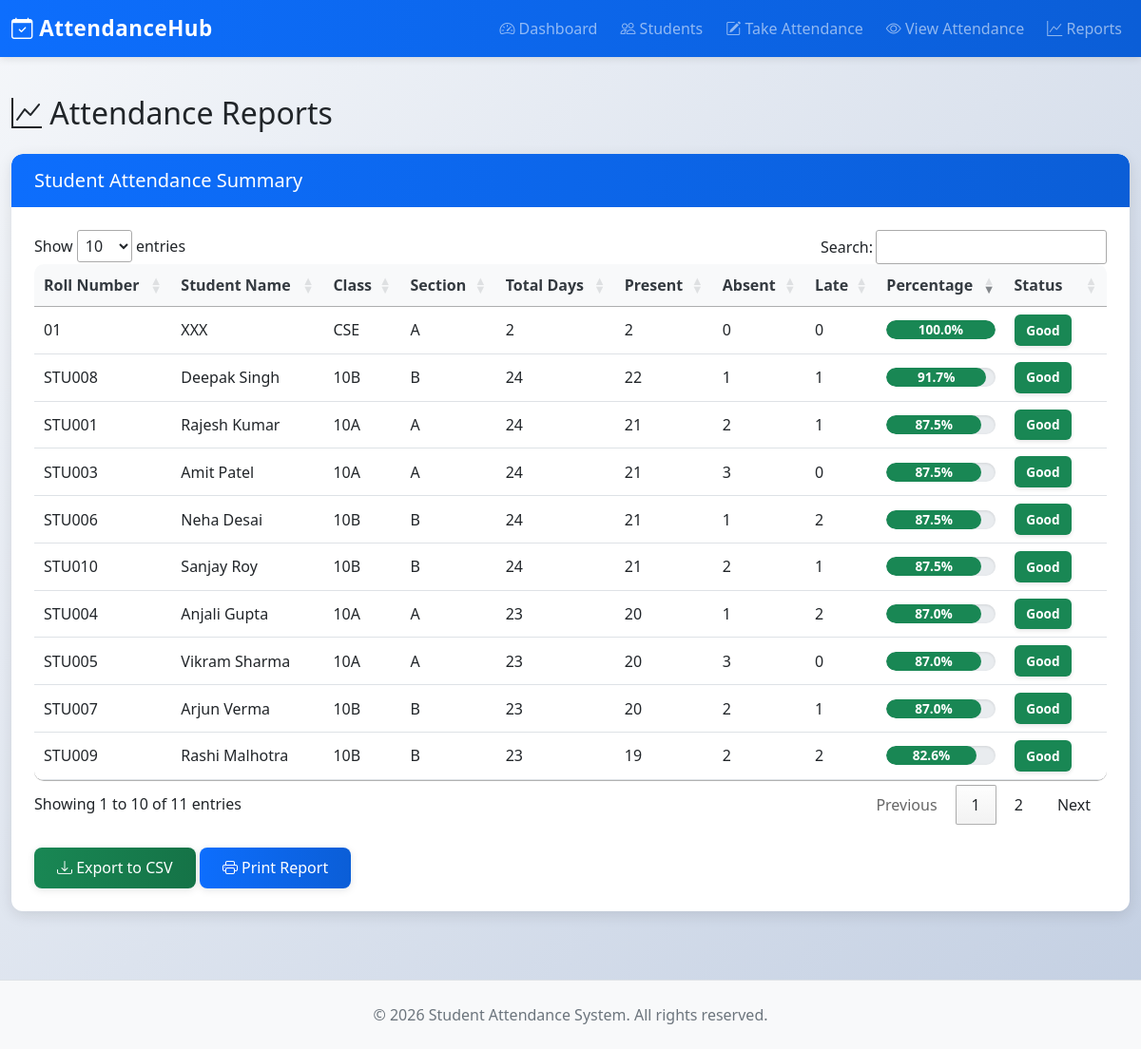
Page /reports on the committed database.
### tables this page shows
CREATE TABLE students (
            id INTEGER PRIMARY KEY AUTOINCREMENT,
            roll_number TEXT UNIQUE NOT NULL,
            name TEXT NOT NULL,
            class_name TEXT NOT NULL,
            section TEXT,
            email TEXT,
            phone TEXT,
            created_at TIMESTAMP DEFAULT CURRENT_TIMESTAMP
        );

### app.py (the view)
@app.route('/reports')
def reports():
    students_list = database.get_all_students()
    reports_data = []
    for student in students_list:
        summary = database.get_student_attendance_summary(student[0])
        if summary and summary[0] > 0:
            reports_data.append({
                'roll_number': student[1],
                'name': student[2],
                'class': student[3],
                'section': student[4],
                'total_days': summary[0],
                'present': summary[1],
                'absent': summary[2],
                'late': summary[3],
                'percentage': summary[4]
            })
    return render_template('reports.html', reports=reports_data)

### database.py (called while the page is built)
def get_connection():
    return sqlite3.connect(DB_PATH)

def get_all_students():
    conn = get_connection()
    cursor = conn.cursor()
    cursor.execute('SELECT * FROM students ORDER BY roll_number')
    students = cursor.fetchall()
    conn.close()
    return students

def get_student_attendance_summary(student_id, start_date=None, end_date=None):
    conn = get_connection()
    cursor = conn.cursor()
    query = '''
        SELECT
            COUNT(*) as total_days,
            SUM(CASE WHEN status = 'Present' THEN 1 ELSE 0 END) as present_count,
            SUM(CASE WHEN status = 'Absent' THEN 1 ELSE 0 END) as absent_count,
            SUM(CASE WHEN status = 'Late' THEN 1 ELSE 0 END) as late_count,
            ROUND(CAST(SUM(CASE WHEN status = 'Present' THEN 1 ELSE 0 END) AS FLOAT) / COUNT(*) * 100, 2) as percentage
        FROM attendance
        WHERE student_id = ?
    '''
    params = [student_id]
    if start_date and end_date:
        query += ' AND date BETWEEN ? AND ?'
        params.extend([start_date, end_date])
    cursor.execute(query, params)
    summary = cursor.fetchone()
    conn.close()
    return summary

### templates/reports.html (shortened to what this page needs)
{% extends "base.html" %}
{% block content %}
<h2 class="mb-4"><i class="bi bi-graph-up"></i> Attendance Reports</h2>
<div class="card">
    <div class="card-header bg-primary text-white">
        <h5 class="mb-0">Student Attendance Summary</h5>
    </div>
    <div class="card-body">
        <div class="table-responsive">
            <table class="table table-hover" id="reportsTable">
                <thead>
                    <tr>
                        <th>Roll Number</th>
                        <th>Student Name</th>
                        <th>Class</th>
                        <th>Section</th>
                        <th>Total Days</th>
                        <th>Present</th>
                        <th>Absent</th>
                        <th>Late</th>
                        <th>Percentage</th>
                        <th>Status</th>
                    </tr>
                </thead>
                <tbody>
                    {% for report in reports %}
                    <tr>
                        <td>{{ report.roll_number }}</td>
                        <td>{{ report.name }}</td>
                        <td>{{ report.class }}</td>
                        <td>{{ report.section }}</td>
                        <td>{{ report.total_days }}</td>
                        <td>{{ report.present }}</td>
                        <td>{{ report.absent }}</td>
                        <td>{{ report.late }}</td>
                        <td>
                            <div class="progress" style="height: 20px;">
                                <div class="progress-bar {% if report.percentage >= 75 %}bg-success{% elif report.percentage >= 60 %}bg-warning{% else %}bg-danger{% endif %}"
                                     role="progressbar"
                                     style="width: {{ report.percentage }}%">
                                    {{ "%.1f"|format(report.percentage) }}%
                                </div>
                            </div>
                        </td>
                        <td>
                            {% if report.percentage >= 75 %}
                            <span class="badge bg-success">Good</span>
                            {% elif report.percentage >= 60 %}
                            <span class="badge bg-warning">Average</span>
                            {% else %}
                            <span class="badge bg-danger">Poor</span>
                            {% endif %}
                        </td>
                    </tr>
                    {% endfor %}
                </tbody>
            </table>
        </div>
        <div class="mt-4">
            <button class="btn btn-success" onclick="exportToCSV()">
                <i class="bi bi-download"></i> Export to CSV
            </button>
            <button class="btn btn-primary" onclick="window.print()">
                <i class="bi bi-printer"></i> Print Report
            </button>
        </div>
    </div>
</div>
{% endblock %}
{% block scripts %}
<link rel="stylesheet" href="https://cdn.datatables.net/1.11.5/css/jquery.dataTables.min.css">
{% endblock %}

### static/style.css (style rules this page uses)
:root { --primary-color: #0d6efd; --success-color: #198754; --danger-color: #dc3545; --warning-color: #ffc107; --info-color: #0dcaf0; --light-gray: #f8f9fa; --dark-gray: #343a40; }
* { margin: 0; padding: 0; box-sizing: border-box; }
body { background: linear-gradient(135deg, #f5f7fa 0%, #c3cfe2 100%); font-family: 'Segoe UI', Tahoma, Geneva, Verdana, sans-serif; min-height: 100vh; display: flex; flex-direction: column; }
.card { border: none; border-radius: 12px; box-shadow: 0 4px 15px rgba(0, 0, 0, 0.1); transition: all 0.4s cubic-bezier(0.25, 0.46, 0.45, 0.94); overflow: hidden; }
.card-header { border-radius: 12px 12px 0 0 !important; font-weight: 600; border: none; background: linear-gradient(90deg, var(--primary-color) 0%, #0b5ed7 100%) !important; color: white !important; padding: 1rem 1.5rem; }
.card-body { padding: 1.5rem; }
.btn { border-radius: 8px; padding: 0.6rem 1.5rem; font-weight: 500; transition: all 0.3s ease; border: none; box-shadow: 0 2px 8px rgba(0, 0, 0, 0.1); }
.btn-primary { background: linear-gradient(90deg, #0d6efd 0%, #0b5ed7 100%); border: none; }
.btn-success { background: linear-gradient(90deg, #198754 0%, #157347 100%); border: none; }
.badge { padding: 0.6rem 0.8rem; font-size: 0.85rem; font-weight: 600; border-radius: 6px; box-shadow: 0 2px 4px rgba(0, 0, 0, 0.1); }
.table { background-color: white; border-radius: 10px; overflow: hidden; }
.table thead th { background-color: #f8f9fa; border-bottom: 2px solid #dee2e6; font-weight: 600; color: var(--dark-gray); padding: 1rem; }
.table tbody tr { transition: all 0.3s ease; border-bottom: 1px solid #dee2e6; }
.table tbody td { padding: 1rem; vertical-align: middle; }
.progress { border-radius: 10px; background-color: #e9ecef; height: 24px; box-shadow: inset 0 1px 3px rgba(0, 0, 0, 0.1); }
.progress-bar { border-radius: 10px; font-weight: 600; font-size: 0.85rem; line-height: 24px; transition: width 0.6s ease; }
.card { animation: fadeIn 0.5s ease-out; }
.card i { transition: all 0.3s ease; }

### rows in the picture
students: roll_number "01", name "XXX", class "CSE", section "A", total_days "2", present "2", absent "0", late "0", percentage "100.0"
students: roll_number "STU001", name "Rajesh Kumar", class "10A", section "A", total_days "24", present "21", absent "2", late "1", percentage "87.5"
students: roll_number "STU003", name "Amit Patel", class "10A", section "A", total_days "24", present "21", absent "3", late "0", percentage "87.5"
students: roll_number "STU004", name "Anjali Gupta", class "10A", section "A", total_days "23", present "20", absent "1", late "2", {{ report.percentage }} 86.96 (drawn), percentage "87.0"
students: roll_number "STU005", name "Vikram Sharma", class "10A", section "A", total_days "23", present "20", absent "3", late "0", {{ report.percentage }} 86.96 (drawn), percentage "87.0"
students: roll_number "STU006", name "Neha Desai", class "10B", section "B", total_days "24", present "21", absent "1", late "2", percentage "87.5"
students: roll_number "STU007", name "Arjun Verma", class "10B", section "B", total_days "23", present "20", absent "2", late "1", {{ report.percentage }} 86.96 (drawn), percentage "87.0"
students: roll_number "STU008", name "Deepak Singh", class "10B", section "B", total_days "24", present "22", absent "1", late "1", {{ report.percentage }} 91.67 (drawn), percentage "91.7"
students: roll_number "STU009", name "Rashi Malhotra", class "10B", section "B", total_days "23", present "19", absent "2", late "2", {{ report.percentage }} 82.61 (drawn), percentage "82.6"
students: roll_number "STU010", name "Sanjay Roy", class "10B", section "B", total_days "24", present "21", absent "2", late "1", percentage "87.5"
